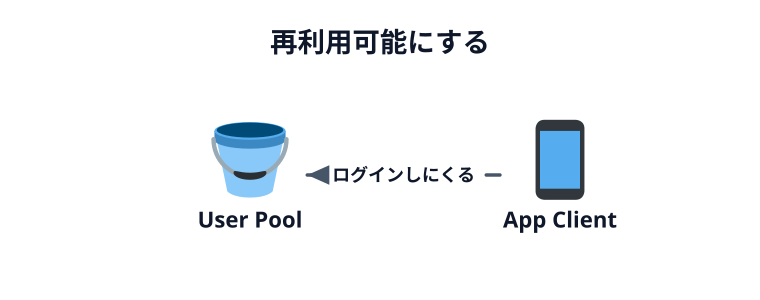

Recreate this plot in Python.
import os, sys
sys.path.insert(0, os.path.expanduser("~/.claude/skills/genfig"))
from genfig import Canvas
# User Pool の中にユーザー、外からアプリ（CONTAINER）
c = Canvas(760, 300)
c.text(380, 52, "再利用可能にする", scale="title", align="middle")
pool = c.node(250, 175, "User Pool", emoji_cp="1faa3")  # 🪣 ユーザーを入れておくバケツ
app = c.node(560, 175, "App Client", emoji_cp="1f4f1")
c.link(app, pool, label="ログインしにくる")
c.save("00-thumbnail.svg")
